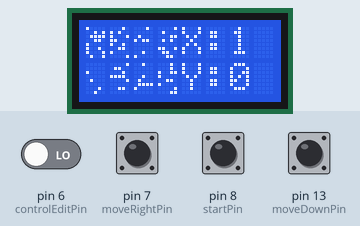
Recording of a sketch running on a simulated Arduino Uno, built with avr-gcc and run on an emulated ATmega328P. Shown: 8×2 character LCD. Inputs (shaded band) come from the test bench; at power-on: pin 7 (moveRightPin) HIGH, pin 6 (controlEditPin), pin 8 (startPin), pin 13 (moveDownPin) LOW. Random numbers use the default seed unless the sketch sets one.

Above: at 1.2 s.
1.3 s: pin 6 (controlEditPin) driven HIGH
At 1.9 s:
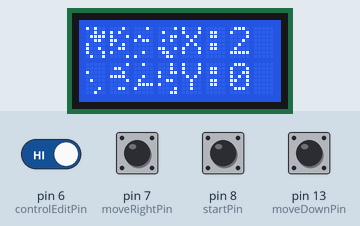
3.6 s: pin 7 (moveRightPin) pulled LOW for 3.2 s
At 5.8 s:
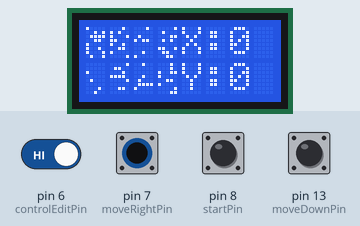
8.5 s: pin 8 (startPin) pulled HIGH for 1 s
At 9.1 s:
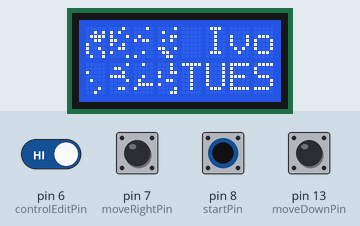
13.4 s: pin 8 (startPin) pulled HIGH for 3.2 s
At 15.2 s:
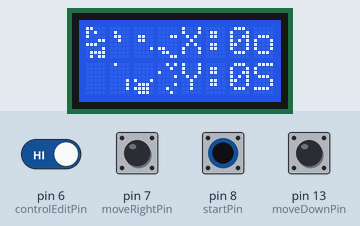
20.5 s: pin 7 (moveRightPin) pulled LOW for 1 s
25.4 s: pin 6 (controlEditPin) driven LOW
At 36.1 s:
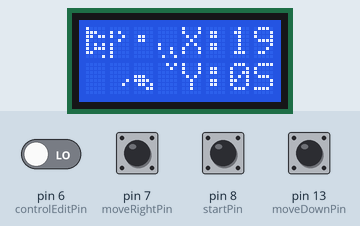
Timing chart, 0 to 37.6 s (numbered marks = the images above; inputs shaded):
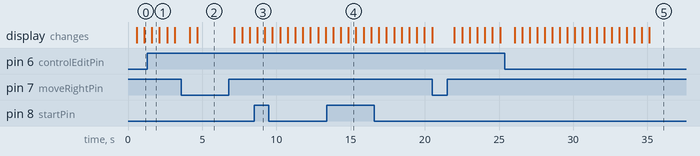

Measured:
- what the display in image 3 shows lasts 0.5 s, from 8.7 s to 9.2 s

The sketch:

conway.ino
```cpp
#include <LiquidCrystal.h>
LiquidCrystal lcd(12, 11, 5, 4, 3, 2);

#define WORLDMAXX 19
#define WORLDMAXY 15
#define REFRESH_TIME 50
#define BUTTON_READ_TIME 30
byte world[WORLDMAXX+1][WORLDMAXY+1];
void initworld();
void isalive(int x, int y);
int countneighbor(int x, int y);
void generatechars();
void printworld();
void updateWorld();
int moveRight();
int moveLeft();
int moveUp();
int moveDown();
int setCell();

unsigned int isRunning = 0;
unsigned int currentX = 0;
unsigned int currentY = 0;
int startPin = 8;
int controlEditPin = 6, moveLeftPin = 6;
int moveRightPin = 7;
int moveUpPin = 10;
int moveDownPin = 13;
unsigned int currentStartButtonState = 0, currentControlEditButtonState = 0, previousControlEditButtonState = 0;
const int refreshInterval = 10;
const int buttonReadInterval = 1000;
unsigned long previousRefreshMillis = 0;
unsigned long previousButtonReadMillis = 0;
int stepCounter = 0;


void setup() {
  lcd.begin(8, 2);
  randomSeed(analogRead(0));
  pinMode(startPin, INPUT);
  pinMode(controlEditPin, INPUT);
  pinMode(moveRightPin, INPUT);
  pinMode(moveUpPin, INPUT);
  pinMode(moveDownPin, INPUT);
  Serial.begin(9600);
  initworld();
}

void playMode(){
  updateWorld();
  lcd.setCursor(4, 0);
  lcd.print(" Ivo");
  lcd.setCursor(4, 1);
  lcd.print("TUES");
}

void editMode(){
  generatechars();
      printworld();

      lcd.setCursor(4, 0);
      lcd.print("X:");
      lcd.print(currentX);
      lcd.setCursor(4, 1);
      lcd.print("Y:");
      lcd.print(currentY);
      if(setCell()){
        world[currentX][currentY] = !world[currentX][currentY];
        generatechars();
        printworld();
      }else if(moveRight())
        currentX++;
      else if(moveLeft())
        currentX--;
      else if(moveUp())
        currentY--;
      else if(moveDown())
        currentY++;
}

void readButtons(){
  currentStartButtonState = digitalRead(startPin);
  currentControlEditButtonState = digitalRead(controlEditPin);

  if(currentStartButtonState == 1 && currentControlEditButtonState == 1){
      if(isRunning == 1)
        isRunning = 0;
       else
        isRunning = 1;
  }
}

void loop() {

  unsigned long currentMillis = millis();

  if(currentMillis - previousRefreshMillis >= refreshInterval){
    stepCounter++;
    previousRefreshMillis = currentMillis;
  }

  if(stepCounter % REFRESH_TIME == 0)
  {
    if(isRunning == 1){
      //PLAY MODE
      playMode();
    }else{
      //EDIT MODE
      editMode();
    }
  }

  if(stepCounter % BUTTON_READ_TIME == 0){
    readButtons();
  }

  if(stepCounter == BUTTON_READ_TIME * REFRESH_TIME)
    stepCounter = 0;

}

int setCell(){
  return digitalRead(moveRightPin) && digitalRead(moveLeftPin);
}

int moveRight(){
  if(currentX >= 19) return 0;

  return digitalRead(moveRightPin) && !digitalRead(moveLeftPin);
}

int moveLeft(){
  if(currentX == 0) return 0;

  return digitalRead(moveLeftPin) && !digitalRead(moveRightPin);
}

int moveDown(){
  if(currentY >= 15) return 0;

  return digitalRead(moveDownPin);
}

int moveUp(){
  if(currentY == 0) return 0;

  return digitalRead(moveUpPin);
}

void updateWorld(){
  int i, j;
  generatechars();
  printworld();
  for (i = 0; i<= WORLDMAXX; i++) {
    for (j = 0; j<= WORLDMAXY; j++) {
      isalive(i,j);
    }
  }
  for (i = 0; i<= WORLDMAXX; i++) {
    for (j = 0; j<= WORLDMAXY; j++) {
      world[i][j] = world[i][j] >> 1;
    }
  }
}

void initworld() {
  int i, j;
  for (i=0; i<=WORLDMAXX; i++) {
    for (j=0; j<=WORLDMAXY; j++) {
      world[i][j] = !random(4);
    }
  }
  return;
}

void isalive(int x, int y) {
  int count = countneighbor(x, y);
  if (count == 2) {
    world[x][y] += world[x][y] << 1;
  }
  if (count == 3) {
    world[x][y] += 2;
  }

  return;
}
int countneighbor(int x, int y) {
  int count = 0;
  if (x > 0) {
    count += world[x-1][y] & 1;
    if (y > 0) {
      count += world[x-1][y-1] & 1;
    }
    if (y < WORLDMAXY) {
      count += world[x-1][y+1] & 1;
    }
  }
  if (x < WORLDMAXX) {
    count += world[x+1][y] & 1;
    if (y > 0) {
      count += world[x+1][y-1] & 1;
    }
    if (y < WORLDMAXY) {
      count += world[x+1][y+1] & 1;
    }
  }
  if (y > 0) {
    count += world[x][y-1] & 1;
  }
  if (y < WORLDMAXY) {
    count += world[x][y+1] & 1;
  }
  return count;
}

void generatechars() {
  byte tempchar[8];
  int i, j, k, l;
  for (i = 0; i<2; i+=1) { // y poss / 8
    for (j = 0; j<4; j+=1) { // x poss / 5
      for (k = 0; k < 8; k+=1) {
        tempchar[k] = 0;
        for (l = 0; l<5; l+=1) {
          tempchar[k] += (world[j*5 + l][i * 8 + k] & 1) << (4 - l);
        }
      } // done building this char
      lcd.createChar(i*4 + j, tempchar);
    }
  }
  return;
}

void printworld() {
  int i, j;
  for (i=0; i<2; i+=1) {
    lcd.setCursor(0, i);
    for (j=0; j<4; j+=1) {
      lcd.write(i*4 + j);
    }
  }
  return;
}
```
